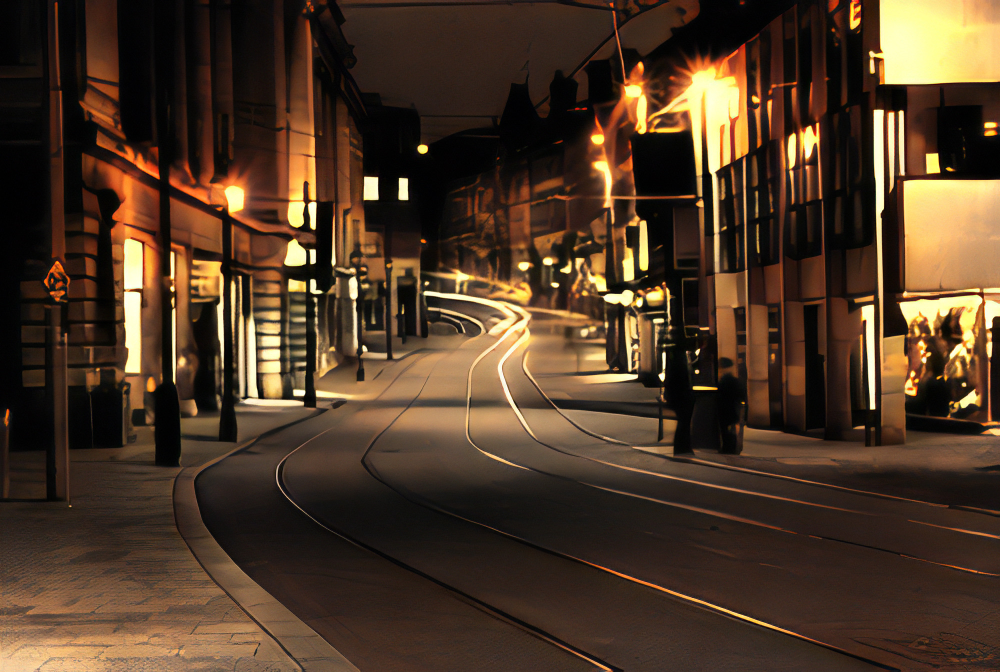
#> input picture 456.jpg, 2000 x 1344 px (shown at 1/2 size)
$ python -i Remove_watermark.py   (imports and definitions only)
#> lines starting #> are read from the running program, lines starting #| are printed output that depends on the picture; after the words box and inside, x2 and y2 are one past the last pixel; in counts of white or black regions, pixels touching at a corner belong together
"""
去除水印 失败的代码
"""

import  cv2
import numpy as  np
from PIL import Image
import os
from itertools import product


# [56 lines left out: functions def1, def2, drop_wartermark, not called in this run]

def def3(path):
    # coding=utf-8
    # 图片修复

#> called with path = '456.jpg'
    img = cv2.imread(path)
#> img is the input picture: shape (1344, 2000, 3); mean B, G, R 38.2, 56.5, 77.5
    hight, width, depth = img.shape[0:3]
#> hight = 1344; width = 2000; depth = 3

    # 图片二值化处理，把[240, 240, 240]~[255, 255, 255]以外的颜色变成0
    thresh = cv2.inRange(img, np.array([240, 240, 240]), np.array([255, 255, 255]))
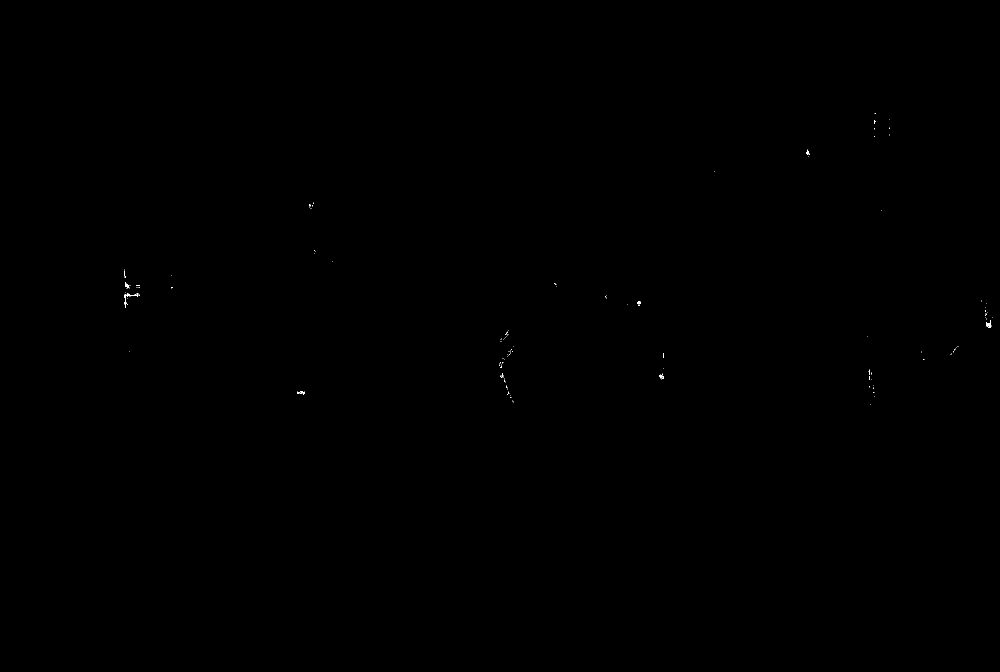
#> thresh: shape (1344, 2000) (shown at 1/2 size); 0.03% white in thin lines or dots, all inside (x1, y1, x2, y2) = (249, 226, 1986, 809)

    # 创建形状和尺寸的结构元素
    kernel = np.ones((3, 3), np.uint8)

    # 扩张待修复区域
    hi_mask = cv2.dilate(thresh, kernel, iterations=1)
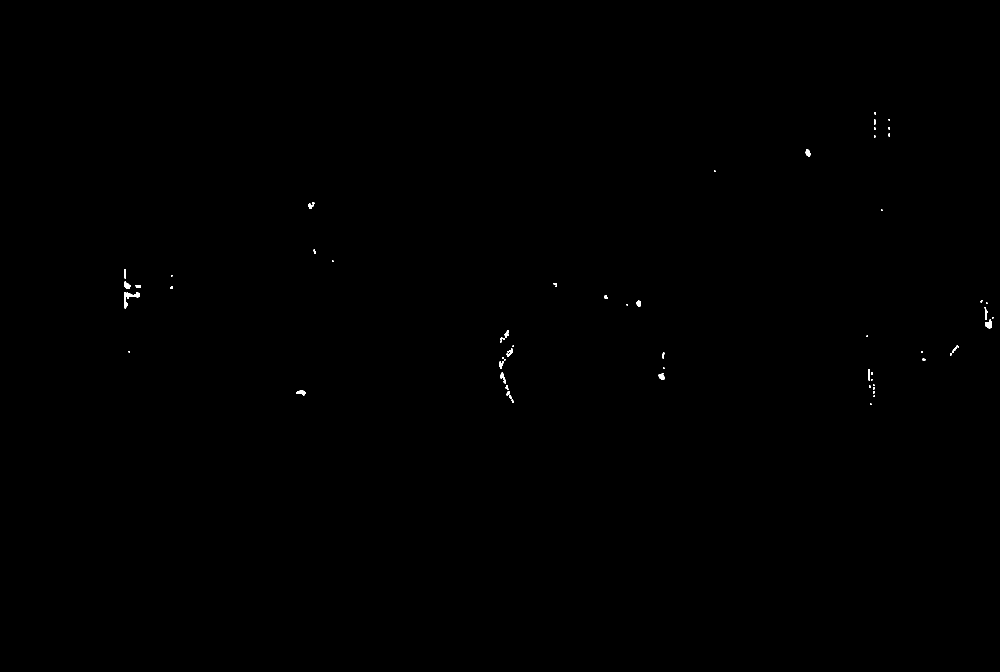
#> hi_mask: shape (1344, 2000) (shown at 1/2 size); 0.1% white; 63 white regions (34 under 20 px), largest, box (x1, y1, x2, y2) and area: (248, 584, 280, 617) 333, (1971, 639, 1984, 657) 158, (249, 563, 262, 578) 124
    specular = cv2.inpaint(img, hi_mask, 5, flags=cv2.INPAINT_TELEA)

    cv2.namedWindow("Image", 0)
    cv2.resizeWindow("Image", int(width / 2), int(hight / 2))
    cv2.imshow("Image", img)

    cv2.namedWindow("newImage", 0)
    cv2.resizeWindow("newImage", int(width / 2), int(hight / 2))
    cv2.imshow("newImage", specular)
    cv2.waitKey(0)
    cv2.destroyAllWindows()

# [20 lines left out: function def4, not called in this run]

# [3 lines not run here, left out]
    ######### 失败的  #############
    # def1()
    # def2()
    # drop_wartermark(path, newpath)
    # def3(path)
    # def4(path,newpath) # 稍微还行 其实也不行
    ######### 失败的  #############

>>> result = def3('456.jpg')
